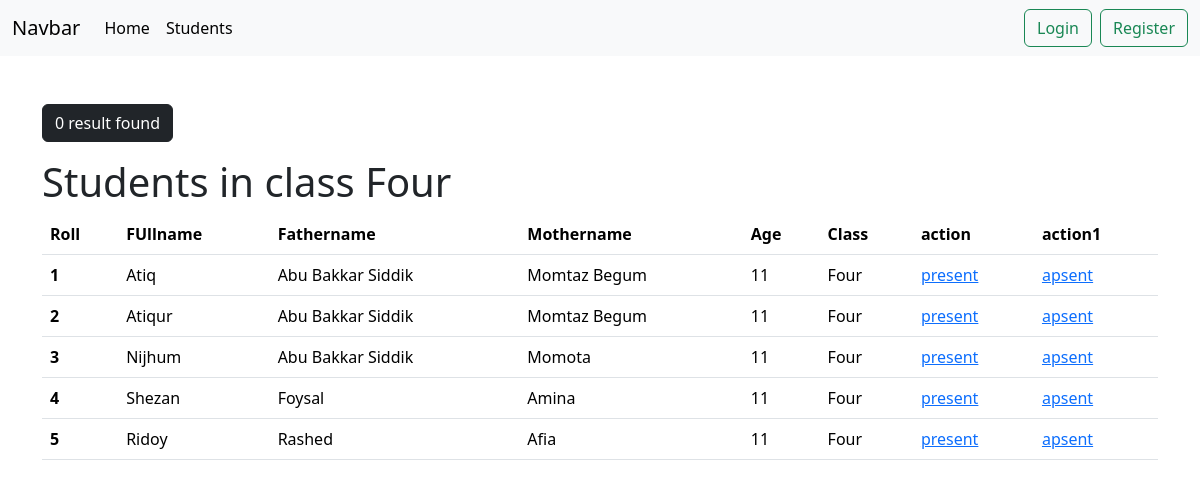
Screenshot of /student/students_in_class/Four/ with the database file from the repository.
### student/models.py (models this page shows, shortened)
class StudentModel(models.Model):
    fullname = models.CharField(max_length=150)
    age = models.IntegerField()
    fatherName = models.CharField(max_length=150)
    motherName = models.CharField(max_length=150)
    roll = models.IntegerField()
    cl_name = models.ManyToManyField(SchoolclassModel)

class SchoolclassModel(models.Model):
    name = models.CharField(max_length=100)
    slug = models.SlugField(max_length=100, unique=True, null=True, blank=True)
    def __str__(self):
        return self.name

### student/views.py (the view)
# urls.py: path('students_in_class/<str:class_name>/', views.students_in_class, name='students_in_class'),
def students_in_class(request, class_name):
    students = models.StudentModel.objects.filter(cl_name__name=class_name)
    context = {
        'class_name': class_name,
        'students': students,
    }
    return render(request, 'students_in_class.html', context)

### student/templates/students_in_class.html
{% extends "base.html" %}
{% block content %}
<div class="container">
    <br><br><button class="btn btn-dark mb-3">{{data | length}} result found</button><br>
    <h1>Students in class {{ class_name }}</h1>
<table class="table">
    <thead>
      <tr>
        <th scope="col">Roll</th>
        <th scope="col">FUllname</th>
        <th scope="col">Fathername</th>
        <th scope="col">Mothername</th>
        <th scope="col">Age</th>
        <th scope="col">Class</th>
        <th scope="col">action</th>
        <th scope="col">action1</th>
      </tr>
    </thead>
    <tbody>
        {% for object in students %}
        <tr>
          <th scope="row">{{object.roll}}</th>
          <td>{{object.fullname}}</td>
          <td>{{object.fatherName}}</td>
          <td>{{object.motherName}}</td>
          <td>{{object.age}}</td>
          <td>{% for j in object.cl_name.all %}
                  {{j}}
              {% endfor %}</td>
          <td><a href="{% url 'present' object.id %}">present</a></td>
          <td><a href="{% url 'apsent' object.id %}">apsent</a></td>
        </tr>
        {% endfor %}
    </tbody>
  </table>
</div>
{% endblock content %}

### rows the page displays
StudentModel: roll "1", fullname "Atiq", fatherName "Abu Bakkar Siddik", motherName "Momtaz Begum", age "11"
SchoolclassModel: name "Four"
StudentModel: roll "2", fullname "Atiqur", fatherName "Abu Bakkar Siddik", motherName "Momtaz Begum", age "11"
StudentModel: roll "3", fullname "Nijhum", fatherName "Abu Bakkar Siddik", motherName "Momota", age "11"
StudentModel: roll "4", fullname "Shezan", fatherName "Foysal", motherName "Amina", age "11"
StudentModel: roll "5", fullname "Ridoy", fatherName "Rashed", motherName "Afia", age "11"

### other values shown
{{ data | length }} "0"
{{ class_name }} "Four"
